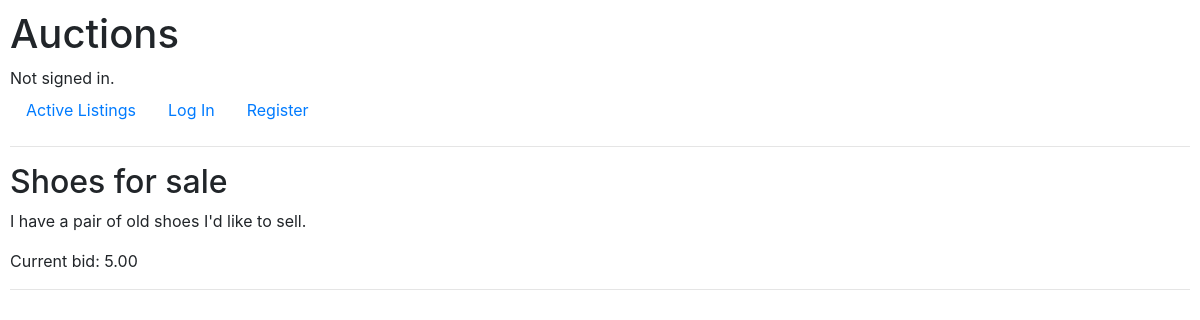
The page /listing/1 on the database as committed earlier.
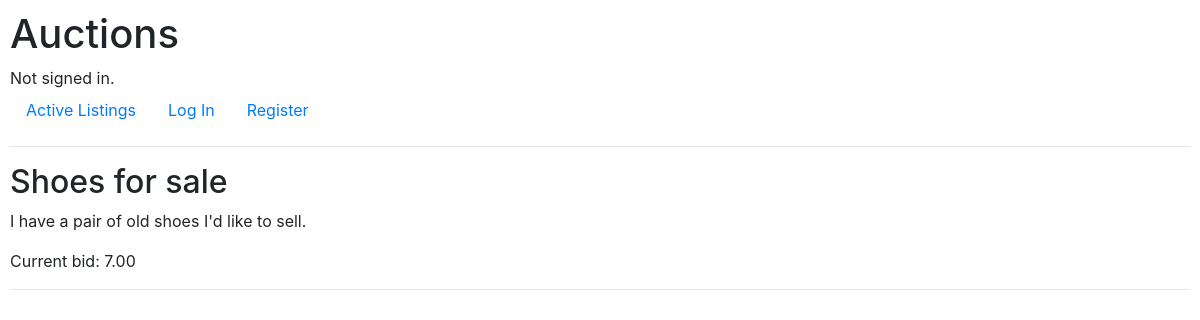
The same page on the database as committed later.
### auctions/models.py (models this page shows, shortened)
class Listing(models.Model):
    title = models.CharField(max_length=200)
    description = models.TextField()
    starting_bid = models.DecimalField(max_digits=10, decimal_places=2)
    image_url = models.URLField(blank=True, null=True)
    category = models.CharField(max_length=50, blank=True, null=True)
    user = models.ForeignKey(User, on_delete=models.CASCADE)

class Bid(models.Model):
    bid_amount = models.DecimalField(max_digits=10, decimal_places=2)
    user = models.ForeignKey(User, on_delete=models.CASCADE)
    listing = models.ForeignKey(Listing, on_delete=models.CASCADE)

### auctions/views.py (the view)
# urls.py: path("listing/<int:listing_id>", views.listing_detail, name="listing"),
def listing_detail(request, listing_id):
    listing = get_object_or_404(Listing, pk=listing_id)
    highest_bid = Bid.objects.filter(listing=listing).order_by('-bid_amount').first()
    user_watchlist_ids = []
    if request.user.is_authenticated:
        user_watchlist_ids = Watchlist.objects.filter(user=request.user).values_list('listing_id', flat=True)
    return render(request, 'auctions/listing-detail.html', {
        'listing': listing,
        'highest_bid': highest_bid,
        'user_watchlist_ids': user_watchlist_ids
    })

### auctions/templates/auctions/listing-detail.html (shortened to what this page needs)
{% extends "auctions/layout.html" %}
{% block body %}
    <h2>{{ listing.title }}</h2>
    <p>{{ listing.description }}</p>
    <p>Current bid: {% if highest_bid %}{{ highest_bid.bid_amount }}{% else %}{{ listing.starting_bid }}{% endif %}</p>
    <hr>
    <br>
{% endblock %}

Rows that differ between the two databases and show on the page:
shown differently, row unchanged: Listing "Shoes for sale": starting_bid "5.00" → (not shown)
added Bid: bid_amount "7.00"
